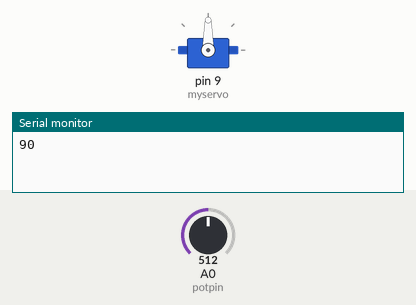
Recording of a sketch running on a simulated Arduino Uno, built with avr-gcc and run on an emulated ATmega328P. On the bench: servo, the last lines printed to the serial monitor. The test bench sets the inputs (shaded band); at power-on: A0 (potpin) = 512.

Above: at 1.2 s.
1.3 s: A0 (potpin) set to 716
At 2.3 s:
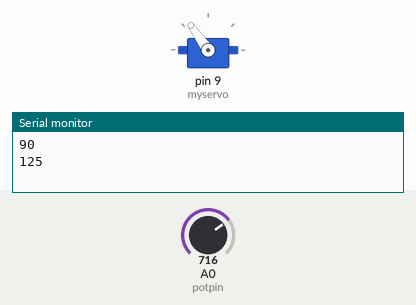
2.8 s: A0 (potpin) set to 900
At 3.5 s:
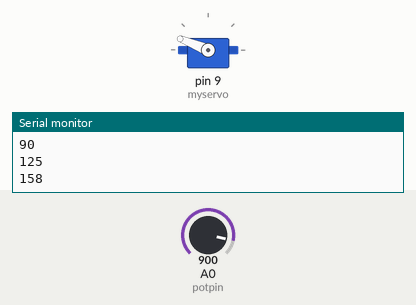
4.3 s: A0 (potpin) set to 1023
At 4.8 s:
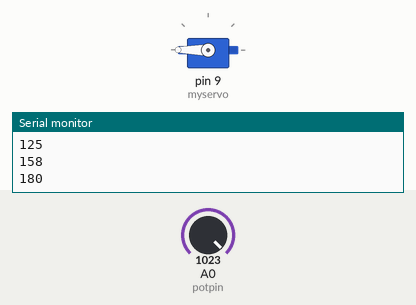
5.8 s: A0 (potpin) set to 306
At 7.0 s:
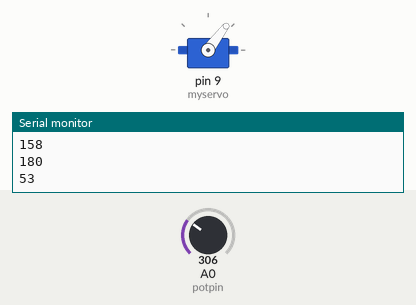
7.3 s: A0 (potpin) set to 122
At 8.5 s:
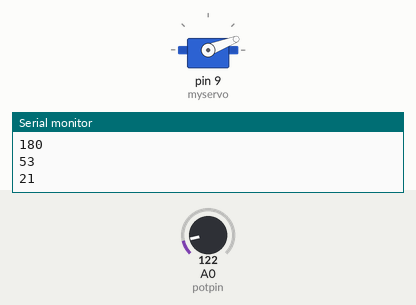
8.8 s: A0 (potpin) set to 0
At 9.7 s:
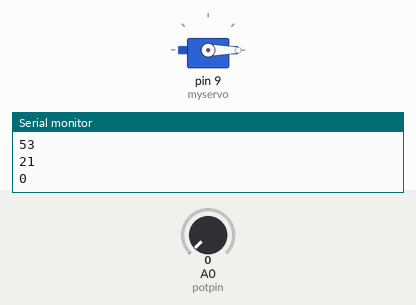
Timing chart, 0 to 11.3 s (numbered marks = the images above; inputs shaded):
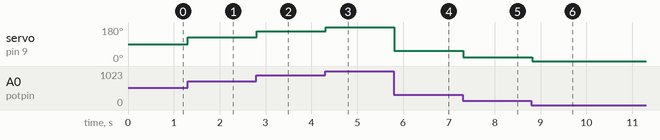

Measured:
- after the input at 1.3 s, servo on pin 9 (myservo): 90° → 125° at once
- after the input at 2.8 s, servo on pin 9 (myservo): 125° → 158° at once
- after the input at 4.3 s, servo on pin 9 (myservo): 158° → 180° at once
- after the input at 5.8 s, servo on pin 9 (myservo): 180° → 53° at once
- after the input at 7.3 s, servo on pin 9 (myservo): 53° → 21° at once
- after the input at 8.8 s, servo on pin 9 (myservo): 21° → 0° at once

The sketch:

UNO_Knob.ino
```cpp
/********************************************************************************************
 * Modified by:   I-Tang (Eden) Chiang <edenchiang12657@gmail.com>
 * Date:          Nov. 20, 2025
 * Description:   Controlling a servo position using a potentiometer (variable resistor)
 *                by Michal Rinott <http://people.interaction-ivrea.it/m.rinott>
 * Reference:
 *                modified on 8 Nov 2013
 *                by Scott Fitzgerald
 *                http://www.arduino.cc/en/Tutorial/Knob
 *
 ********************************************************************************************/

#include <Servo.h>

Servo myservo;  // create Servo object to control a servo

int potpin = A0;  // analog pin used to connect the potentiometer
int val;          // variable to read the value from the analog pin

void setup() {
  Serial.begin(9600);
  myservo.attach(9);  // attaches the servo on pin 9 to the Servo object
}

int lastPosition = val;
void loop() {
  // reads the value of the potentiometer (value between 0 and 1023)
  val = analogRead(potpin);
  // scale it for use with the servo (value between 0 and 180)
  val = map(val, 0, 1023, 0, 180);

  // if val is different from lastPosition, set lastPosition as val
  // and send val to serial port
  if (val != lastPosition) {
    // sets the servo position according to the scaled value
    myservo.write(val);
    lastPosition = val;
    Serial.println(val);
  }

  // waits for the servo to get there
  delay(100);
}
```
